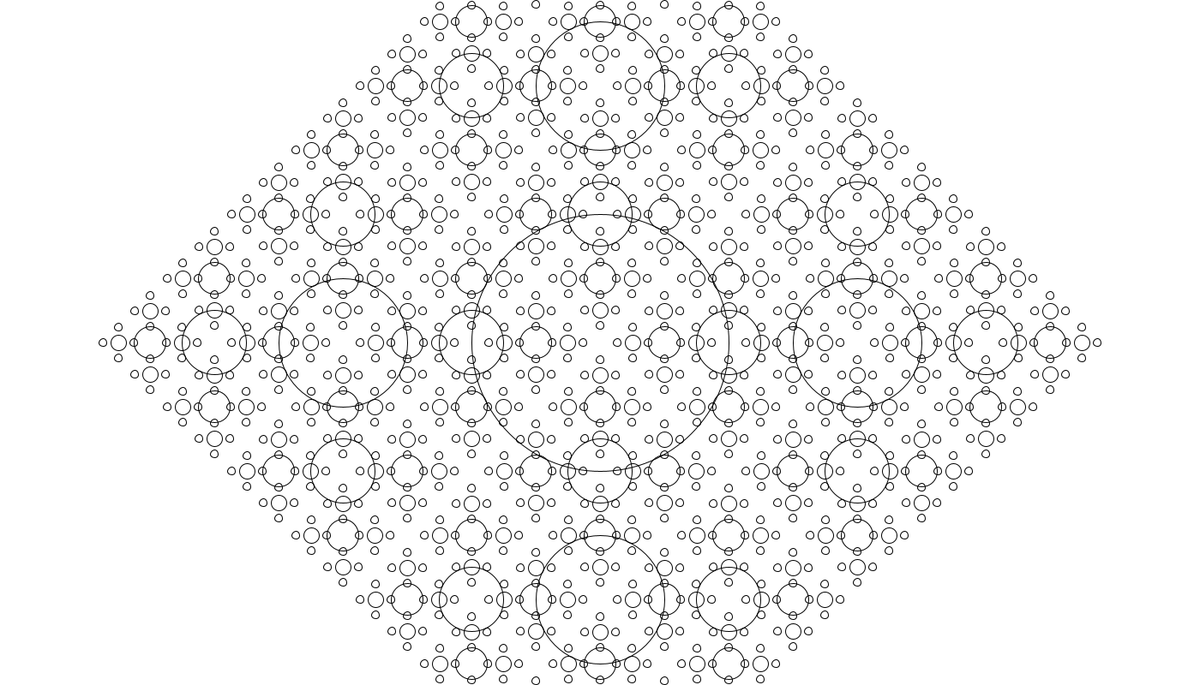
Frame 1 (no input)
Frame 60 (the mouse pressed at the canvas centre just before this capture): identical to frame 1, image omitted
Frame 120 (the mouse held since frame 60 and released just before this capture): identical to frame 1, image omitted

The Processing sketch that drew this single still picture (run headless with seeded random() and noise(); from frame 60 on, the mouse is pressed at the canvas centre):

// Processing sketch: recursius03
// ── recursius03.pde
void setup(){
  size(1400, 800);
  stroke(0); noFill();
}

void draw(){
  background(255);
  cercleSatelit(width/2, height/2, 300);
}

void cercleSatelit(int x, int y, int n){
  ellipse(x, y, n, n);
  if(n>10){
    cercleSatelit(x - n, y, n/2);
    cercleSatelit(x + n, y, n/2);
    cercleSatelit(x, y-n, n/2);
    cercleSatelit(x, y+n, n/2);
  }
}
